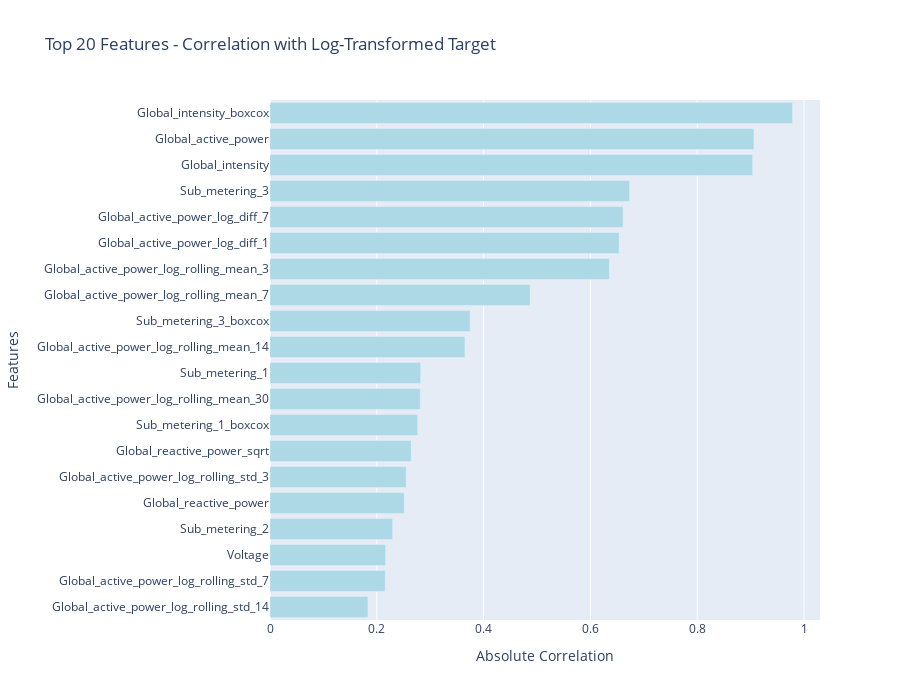

Source (notebook cell):
### Code cell
# Updated feature engineering with transformed variables
print("\n=== UPDATED FEATURE ENGINEERING WITH TRANSFORMATIONS ===")


# Use the transformed target variable for modeling
target_col_transformed = 'Global_active_power_log'

# Create comprehensive feature set
df_features_updated = df_transformed.copy()
df_features_updated.index = pd.to_datetime(df_features_updated.index)
# Add time-based features
df_features_updated['year'] = df_features_updated.index.year
df_features_updated['month'] = df_features_updated.index.month
df_features_updated['day'] = df_features_updated.index.day
df_features_updated['day_of_week'] = df_features_updated.index.dayofweek
df_features_updated['day_of_year'] = df_features_updated.index.dayofyear
df_features_updated['is_weekend'] = (df_features_updated.index.dayofweek >= 5).astype(int)

# Cyclical encoding
df_features_updated['month_sin'] = np.sin(2 * np.pi * df_features_updated['month'] / 12)
df_features_updated['month_cos'] = np.cos(2 * np.pi * df_features_updated['month'] / 12)
df_features_updated['day_sin'] = np.sin(2 * np.pi * df_features_updated['day_of_year'] / 365)
df_features_updated['day_cos'] = np.cos(2 * np.pi * df_features_updated['day_of_year'] / 365)

# Lagged features for transformed target
for lag in [1, 2, 3, 7, 14, 30]:
    df_features_updated[f'{target_col_transformed}_lag_{lag}'] = df_features_updated[target_col_transformed].shift(lag)

# Rolling statistics for transformed target
for window in [3, 7, 14, 30]:
    df_features_updated[f'{target_col_transformed}_rolling_mean_{window}'] = df_features_updated[target_col_transformed].rolling(window=window).mean()
    df_features_updated[f'{target_col_transformed}_rolling_std_{window}'] = df_features_updated[target_col_transformed].rolling(window=window).std()

# Differencing for transformed target
df_features_updated[f'{target_col_transformed}_diff_1'] = df_features_updated[target_col_transformed].diff(1)
df_features_updated[f'{target_col_transformed}_diff_7'] = df_features_updated[target_col_transformed].diff(7)

# Clean the dataset
df_features_clean = df_features_updated.dropna()

print(f"Updated dataset shape: {df_features_clean.shape}")
print(f"Target variable: {target_col_transformed}")

# Feature importance analysis with transformed target
feature_cols_updated = [col for col in df_features_clean.columns 
                       if col != target_col_transformed and 
                       not col.startswith('conditions') and
                       df_features_clean[col].dtype in ['int64', 'float64']]

print(f"Available features: {len(feature_cols_updated)}")

# Calculate correlations with transformed target
feature_importance_updated = {}
for col in feature_cols_updated:
    corr = abs(df_features_clean[col].corr(df_features_clean[target_col_transformed]))
    if not np.isnan(corr):
        feature_importance_updated[col] = corr

# Sort by importance
sorted_features_updated = sorted(feature_importance_updated.items(), key=lambda x: x[1], reverse=True)

print("\nTop 15 Most Important Features for Transformed Target:")
print("=" * 55)
for i, (feature, importance) in enumerate(sorted_features_updated[:15]):
    print(f"{i+1:2d}. {feature:<40}: {importance:.4f}")

# Visualize updated feature importance
top_features_updated = sorted_features_updated[:20]
feature_names_updated = [item[0] for item in top_features_updated]
importance_scores_updated = [item[1] for item in top_features_updated]

fig = go.Figure()
fig.add_trace(go.Bar(
    y=feature_names_updated[::-1],
    x=importance_scores_updated[::-1],
    orientation='h',
    marker_color='lightblue'
))

fig.update_layout(
    title='Top 20 Features - Correlation with Log-Transformed Target',
    xaxis_title='Absolute Correlation',
    yaxis_title='Features',
    height=700
)
fig.show()

print("\nINTERPRETATION:")
print("- Feature importance may change when using transformed target variable")
print("- Lagged features of the transformed target are typically most important")
print("- Rolling statistics help capture trend and volatility patterns")
print("- Time-based features capture seasonal patterns")

print(f"\n✅ TRANSFORMATION BENEFITS:")
print(f"- Reduced skewness in target variable improves model performance")
print(f"- More normal distribution enables better use of linear models")
print(f"- Stabilized variance improves prediction accuracy")
print(f"- Better residual distribution for statistical models")

### Figure 1 — Plotly figure (JSON) as saved in the notebook; plotly's stock layout.template omitted (floating-point values rounded to 4 significant figures)
{"data": [{"marker": {"color": "lightblue"}, "orientation": "h", "type": "bar", "x": [0.1834, 0.2156, 0.2163, 0.2294, 0.2513, 0.2549, 0.2642, 0.2765, 0.2813, 0.2822, 0.3649, 0.3747, 0.4869, 0.6353, 0.6535, 0.6611, 0.6732, 0.9036, 0.9062, 0.9783], "y": ["Global_active_power_log_rolling_std_14", "Global_active_power_log_rolling_std_7", "Voltage", "Sub_metering_2", "Global_reactive_power", "Global_active_power_log_rolling_std_3", "Global_reactive_power_sqrt", "Sub_metering_1_boxcox", "Global_active_power_log_rolling_mean_30", "Sub_metering_1", "Global_active_power_log_rolling_mean_14", "Sub_metering_3_boxcox", "Global_active_power_log_rolling_mean_7", "Global_active_power_log_rolling_mean_3", "Global_active_power_log_diff_1", "Global_active_power_log_diff_7", "Sub_metering_3", "Global_intensity", "Global_active_power", "Global_intensity_boxcox"]}], "layout": {"height": 700, "title": {"text": "Top 20 Features - Correlation with Log-Transformed Target"}, "xaxis": {"title": {"text": "Absolute Correlation"}}, "yaxis": {"title": {"text": "Features"}}}}
